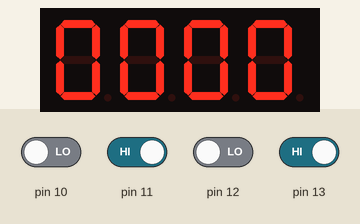
This sketch was run on a simulated Arduino Nano, built with avr-gcc and run on an emulated ATmega328P. Parts: 4-digit seven-segment display. Wiring (inferred from the names in the program): 4-digit 7-segment display, segments lit when LOW: segments pin 2, pin 3, pin 4, pin 5, pin 6, pin 7, pin 8; digit selects A3, A2, A1, A0. The inputs (shaded band) are chosen by the test bench; at power-on: pin 11, pin 13 HIGH, pin 10, pin 12 LOW. The segment pins are drawn as the display they are named for.

Above: at 1.2 s.
1.3 s: pin 11 driven LOW
2.8 s: pin 10 driven HIGH
At 3.3 s:
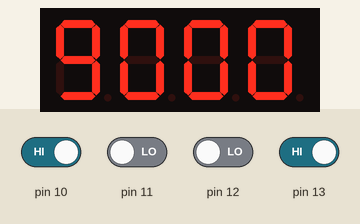
4.3 s: pin 13 driven LOW
At 5.5 s:
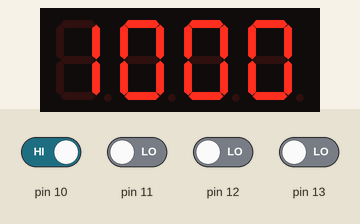
5.8 s: pin 11 driven HIGH
At 6.8 s:
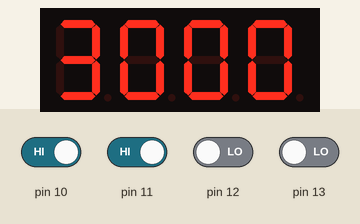
7.3 s: pin 12 driven HIGH
At 8.0 s:
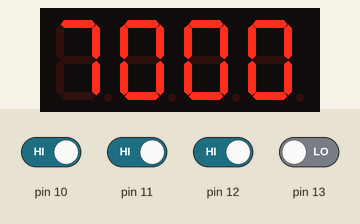
8.8 s: pin 10 driven LOW
At 10.3 s:
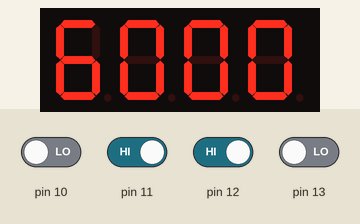
Timing chart, 0 to 11.3 s (numbered marks = the images above; inputs shaded):
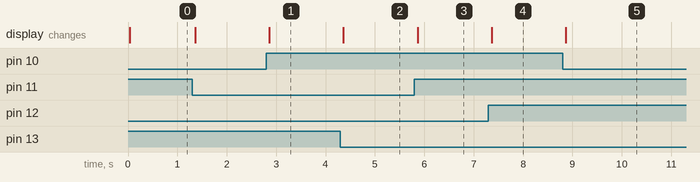

The sketch:

Five_recev.ino
```cpp
#include <TimerOne.h>
#include "Timer.h"

Timer t; // craete a timer object
int del = 5;//Set del as 5; the value is the degree of fine tuning for the clock

int timer_event = 0;
int count=0;
int digits[1];
int digits1[1];
int i1=0;

int first_digit = 0;
int second_digit = 0;
int third_digit = 0;
int fourth_digit = 0;

int d1=0;
int d2=0;
int d3=0;
int d4=0;
int d0=0;

int a = 8;
int b = 7;
int c = 6;
int d = 5;
int e = 4;
int f = 3;
int g = 2;
//int p = 9;

int CA_1 = A3;
int CA_2 = A2;
int CA_3 = A1;
int CA_4 = A0;

//int CAS[4] = {10,11,12,13};
int CAS[4] = {A0,A1,A2,A3};

//int rec_byte[4];


 void setup()
{
  Serial.begin(9600);
  //Serial.println("please Enter a number");
  pinMode(CA_1, OUTPUT);
  pinMode(CA_2, OUTPUT);
  pinMode(CA_3, OUTPUT);
  pinMode(CA_4, OUTPUT);
  pinMode(a, OUTPUT);
  pinMode(b, OUTPUT);
  pinMode(c, OUTPUT);
  pinMode(d, OUTPUT);
  pinMode(e, OUTPUT);
  pinMode(f, OUTPUT);
  pinMode(g, OUTPUT);
  pinMode(10,INPUT);
  pinMode(11,INPUT);
  pinMode(12,INPUT);
  pinMode(13,INPUT);
  pinMode(A6,INPUT);

  display_blank();
}

void loop()
{
  d0=digitalRead(A6);
  d1=digitalRead(10);
  d2=digitalRead(11);
  d3=digitalRead(12);
  d4=digitalRead(13);

  //if(d0==HIGH)
  //{
    //Serial.print(d0);

       if(d1==HIGH&&d2==LOW&&d3==HIGH&&d4==LOW)
        {
          digits1[i1]=0xA;
          digits[i1]=digits1[i1];


        }
       else if(d1==LOW&&d2==LOW&&d3==LOW&&d4==LOW)
        {
          digits1[i1]=0;
         digits[i1]=digits1[i1];


         }
       else if(d1==HIGH&&d2==LOW&&d3==LOW&&d4==LOW)
        {
          digits1[i1]=1;
          digits[i1]=digits1[i1];


        }
       else if(d1==LOW&&d2==HIGH&&d3==LOW&&d4==LOW)
        {
          digits1[i1]=2;
          digits[i1]=digits1[i1];


        }
       else if(d1==HIGH&&d2==HIGH&&d3==LOW&&d4==LOW)
        {
          digits1[i1]=3;
         digits[i1]=digits1[i1];


        }
       else if(d1==LOW&&d2==LOW&&d3==HIGH&&d4==LOW)
        {
          digits1[i1]=4;
           digits[i1]=digits1[i1];


        }
       else if(d1==HIGH&&d2==LOW&&d3==HIGH&&d4==LOW)
        {
          digits1[i1]=5;
        digits[i1]=digits1[i1];


        }
       else if(d1==LOW&&d2==HIGH&&d3==HIGH&&d4==LOW)
        {
          digits1[i1]=6;
        digits[i1]=digits1[i1];


        }
       else if(d1==HIGH&&d2==HIGH&&d3==HIGH&&d4==LOW)
        {
          digits1[i1]=7;
          digits[i1]=digits1[i1];


        }
       else if(d1==LOW&&d2==LOW&&d3==LOW&&d4==HIGH)
        {
          digits1[i1]=8;
          digits[i1]=digits1[i1];


        }
       else if(d1==HIGH&&d2==LOW&&d3==LOW&&d4==HIGH)
        {
          digits1[i1]=9;
          digits[i1]=digits1[i1];
        }

        display_number();
  //}

}

void display_number()
{
  clearLEDs();//clear the 7-segment display screen
  pickDigit(0);//Light up 7-segment display d1
  pickNumber(digits[0]);// get the value of d1
  delay(del);//delay 5ms

  clearLEDs();//clear the 7-segment display screen
  pickDigit(1);//Light up 7-segment display d2
  pickNumber(digits[1]);// get the value of d2
  delay(del);//delay 5ms

  clearLEDs();//clear the 7-segment display screen
  pickDigit(2);//Light up 7-segment display d3
  pickNumber(digits[2]);//get the value of d3
  delay(del);//delay 5ms

  clearLEDs();//clear the 7-segment display screen
  pickDigit(3);//Light up 7-segment display d4
  pickNumber(digits[3]);//Get the value of d4
  delay(del);//delay 5ms

  /*count++;
  if (count == 5)
  {
    count = 0;
  }*/
}

void display_blank()
{
  //clearLEDs();
  pickDigit(0);
  pickNumber(0);
  //delay(del);

  //clearLEDs();
  pickDigit(1);
  pickNumber(0);
  //delay(del);

  //clearLEDs();
  pickDigit(2);
  pickNumber(0);
  //delay(del);

  //clearLEDs();
  pickDigit(3);
  pickNumber(0);
  //delay(del);
}

void pickDigit(int x) //light up a 7-segment display
{
  digitalWrite(CA_1, HIGH);
  digitalWrite(CA_2, HIGH);
  digitalWrite(CA_3, HIGH);
  digitalWrite(CA_4, HIGH);

  switch(x)
  {
    case 0:
    digitalWrite(CA_1, LOW);//Light d1 up
    break;
    case 1:
    digitalWrite(CA_2, LOW); //Light d2 up
    break;
    case 2:
    digitalWrite(CA_3, LOW); //Light d3 up
    break;
    default:
    digitalWrite(CA_4, LOW); //Light d4 up
    break;
  }
}

void pickNumber(int x)
{
  switch(x)
  {
    default:zero();
    break;

    case 1:one();
    break;

    case 2:two();
    break;

    case 3:three();
    break;

    case 4:four();
    break;

    case 5:five();
    break;

    case 6:six();
    break;

    case 7:seven();
    break;

    case 8:eight();
    break;

    case 9:nine();
    break;
  }
}

void cathode_high()
{ //turn off all 4 digits
  digitalWrite(CA_1, HIGH);
  digitalWrite(CA_2, HIGH);
  digitalWrite(CA_3, HIGH);
  digitalWrite(CA_4, HIGH);
}

void clearLEDs() //clear the 7-segment display screen
{
  digitalWrite(a, HIGH);
  digitalWrite(b, HIGH);
  digitalWrite(c, HIGH);
  digitalWrite(d, HIGH);
  digitalWrite(e, HIGH);
  digitalWrite(f, HIGH);
  digitalWrite(g, HIGH);
//  digitalWrite(p, HIGH);
}

void zero()
{
  digitalWrite(a, HIGH);
  digitalWrite(b, LOW);
  digitalWrite(c, LOW);
  digitalWrite(d, LOW);
  digitalWrite(e, LOW);
  digitalWrite(f, LOW);
  digitalWrite(g, LOW);
}

void one()
{
  digitalWrite(a, HIGH);
  digitalWrite(b, HIGH);
  digitalWrite(c, HIGH);
  digitalWrite(d, HIGH);
  digitalWrite(e, LOW);
  digitalWrite(f, LOW);
  digitalWrite(g, HIGH);
}

void two()
{
  digitalWrite(a, LOW);
  digitalWrite(b, HIGH);
  digitalWrite(c, LOW);
  digitalWrite(d, LOW);
  digitalWrite(e, HIGH);
  digitalWrite(f, LOW);
  digitalWrite(g, LOW);
}
void three()
{
  digitalWrite(a, LOW);
  digitalWrite(b, HIGH);
  digitalWrite(c, HIGH);
  digitalWrite(d, LOW);
  digitalWrite(e, LOW);
  digitalWrite(f, LOW);
  digitalWrite(g, LOW);
}

void four()
{
  digitalWrite(a, LOW);
  digitalWrite(b, LOW);
  digitalWrite(c, HIGH);
  digitalWrite(d, HIGH);
  digitalWrite(e, LOW);
  digitalWrite(f, LOW);
  digitalWrite(g, HIGH);
}

void five()
{
  digitalWrite(a, LOW);
  digitalWrite(b, LOW);
  digitalWrite(c, HIGH);
  digitalWrite(d, LOW);
  digitalWrite(e, LOW);
  digitalWrite(f, HIGH);
  digitalWrite(g, LOW);
}

void six()
{
  digitalWrite(a, LOW);
  digitalWrite(b, LOW);
  digitalWrite(c, LOW);
  digitalWrite(d, LOW);
  digitalWrite(e, LOW);
  digitalWrite(f, HIGH);
  digitalWrite(g, LOW);
}

void seven()
{
  digitalWrite(a, HIGH);
  digitalWrite(b, HIGH);
  digitalWrite(c, HIGH);
  digitalWrite(d, HIGH);
  digitalWrite(e, LOW);
  digitalWrite(f, LOW);
  digitalWrite(g, LOW);
}

void eight()
{
  digitalWrite(a, LOW);
  digitalWrite(b, LOW);
  digitalWrite(c, LOW);
  digitalWrite(d, LOW);
  digitalWrite(e, LOW);
  digitalWrite(f, LOW);
  digitalWrite(g, LOW);
}

void nine()
{
  digitalWrite(a, LOW);
  digitalWrite(b, LOW);
  digitalWrite(c, HIGH);
  digitalWrite(d, LOW);
  digitalWrite(e, LOW);
  digitalWrite(f, LOW);
  digitalWrite(g, LOW);
}
```

Measured:
- after the input at 2.8 s, the display: changes after 0.06 s (image 1)
- after the input at 4.3 s, the display: changes after 0.06 s (image 2)
- after the input at 5.8 s, the display: changes after 0.06 s (image 3)
- after the input at 7.3 s, the display: changes after 0.06 s (image 4)
- after the input at 8.8 s, the display: changes after 0.06 s (image 5)
